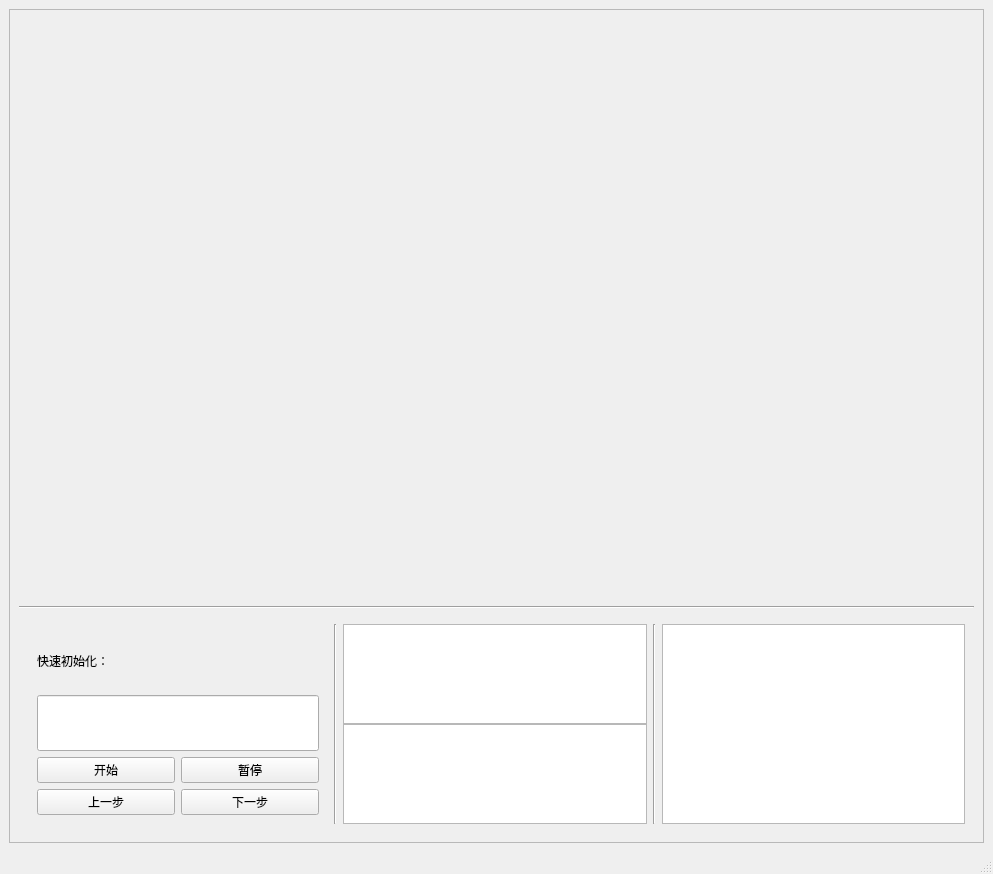
<?xml version="1.0" encoding="UTF-8"?>
<ui version="4.0">
 <class>MainWindow</class>
 <widget class="QMainWindow" name="MainWindow">
  <property name="geometry">
   <rect>
    <x>0</x>
    <y>0</y>
    <width>993</width>
    <height>874</height>
   </rect>
  </property>
  <property name="windowTitle">
   <string>冒泡排序与循环不变量</string>
  </property>
  <widget class="QWidget" name="centralwidget">
   <layout class="QHBoxLayout" name="horizontalLayout">
    <item>
     <widget class="QScrollArea" name="scrollArea">
      <property name="widgetResizable">
       <bool>true</bool>
      </property>
      <widget class="QWidget" name="scrollAreaWidgetContents">
       <property name="geometry">
        <rect>
         <x>0</x>
         <y>0</y>
         <width>969</width>
         <height>799</height>
        </rect>
       </property>
       <layout class="QHBoxLayout" name="horizontalLayout_2">
        <item>
         <layout class="QVBoxLayout" name="verticalLayout">
          <item>
           <widget class="QWidget" name="WorkArea" native="true">
            <property name="sizePolicy">
             <sizepolicy hsizetype="Expanding" vsizetype="Expanding">
              <horstretch>0</horstretch>
              <verstretch>0</verstretch>
             </sizepolicy>
            </property>
            <layout class="QHBoxLayout" name="horizontalLayout_5">
             <item>
              <layout class="QVBoxLayout" name="WorkLayout"/>
             </item>
            </layout>
           </widget>
          </item>
          <item>
           <widget class="Line" name="line">
            <property name="orientation">
             <enum>Qt::Horizontal</enum>
            </property>
           </widget>
          </item>
          <item>
           <widget class="QWidget" name="widget_2" native="true">
            <property name="minimumSize">
             <size>
              <width>0</width>
              <height>200</height>
             </size>
            </property>
            <layout class="QHBoxLayout" name="horizontalLayout_3">
             <item>
              <widget class="QWidget" name="widget" native="true">
               <property name="sizePolicy">
                <sizepolicy hsizetype="Fixed" vsizetype="Preferred">
                 <horstretch>0</horstretch>
                 <verstretch>0</verstretch>
                </sizepolicy>
               </property>
               <property name="minimumSize">
                <size>
                 <width>300</width>
                 <height>0</height>
                </size>
               </property>
               <layout class="QVBoxLayout" name="verticalLayout_3">
                <item>
                 <layout class="QVBoxLayout" name="verticalLayout_2">
                  <item>
                   <widget class="QLabel" name="label">
                    <property name="sizePolicy">
                     <sizepolicy hsizetype="Preferred" vsizetype="Minimum">
                      <horstretch>0</horstretch>
                      <verstretch>0</verstretch>
                     </sizepolicy>
                    </property>
                    <property name="maximumSize">
                     <size>
                      <width>16777215</width>
                      <height>16777215</height>
                     </size>
                    </property>
                    <property name="text">
                     <string>快速初始化：</string>
                    </property>
                   </widget>
                  </item>
                  <item>
                   <widget class="QLineEdit" name="IntialSize">
                    <property name="sizePolicy">
                     <sizepolicy hsizetype="Expanding" vsizetype="Preferred">
                      <horstretch>0</horstretch>
                      <verstretch>0</verstretch>
                     </sizepolicy>
                    </property>
                   </widget>
                  </item>
                 </layout>
                </item>
                <item>
                 <layout class="QGridLayout" name="gridLayout_2">
                  <item row="0" column="0">
                   <widget class="QPushButton" name="StartBTN">
                    <property name="sizePolicy">
                     <sizepolicy hsizetype="Preferred" vsizetype="Fixed">
                      <horstretch>0</horstretch>
                      <verstretch>0</verstretch>
                     </sizepolicy>
                    </property>
                    <property name="minimumSize">
                     <size>
                      <width>93</width>
                      <height>0</height>
                     </size>
                    </property>
                    <property name="text">
                     <string>开始</string>
                    </property>
                   </widget>
                  </item>
                  <item row="1" column="0">
                   <widget class="QPushButton" name="PrvBTN">
                    <property name="text">
                     <string>上一步</string>
                    </property>
                   </widget>
                  </item>
                  <item row="1" column="1">
                   <widget class="QPushButton" name="NextBTN">
                    <property name="text">
                     <string>下一步</string>
                    </property>
                   </widget>
                  </item>
                  <item row="0" column="1">
                   <widget class="QPushButton" name="PauseBTN">
                    <property name="sizePolicy">
                     <sizepolicy hsizetype="Preferred" vsizetype="Fixed">
                      <horstretch>0</horstretch>
                      <verstretch>0</verstretch>
                     </sizepolicy>
                    </property>
                    <property name="text">
                     <string>暂停</string>
                    </property>
                   </widget>
                  </item>
                 </layout>
                </item>
               </layout>
              </widget>
             </item>
             <item>
              <widget class="Line" name="line_2">
               <property name="orientation">
                <enum>Qt::Vertical</enum>
               </property>
              </widget>
             </item>
             <item>
              <widget class="QWidget" name="widget_3" native="true">
               <property name="sizePolicy">
                <sizepolicy hsizetype="Expanding" vsizetype="Preferred">
                 <horstretch>0</horstretch>
                 <verstretch>0</verstretch>
                </sizepolicy>
               </property>
               <layout class="QHBoxLayout" name="horizontalLayout_4">
                <property name="spacing">
                 <number>0</number>
                </property>
                <property name="leftMargin">
                 <number>0</number>
                </property>
                <property name="topMargin">
                 <number>0</number>
                </property>
                <property name="rightMargin">
                 <number>0</number>
                </property>
                <property name="bottomMargin">
                 <number>0</number>
                </property>
                <item>
                 <layout class="QVBoxLayout" name="verticalLayout_4">
                  <property name="sizeConstraint">
                   <enum>QLayout::SetFixedSize</enum>
                  </property>
                  <item>
                   <widget class="QTextBrowser" name="ABrower">
                    <property name="sizePolicy">
                     <sizepolicy hsizetype="Expanding" vsizetype="Minimum">
                      <horstretch>0</horstretch>
                      <verstretch>0</verstretch>
                     </sizepolicy>
                    </property>
                    <property name="minimumSize">
                     <size>
                      <width>0</width>
                      <height>100</height>
                     </size>
                    </property>
                    <property name="maximumSize">
                     <size>
                      <width>16777215</width>
                      <height>100</height>
                     </size>
                    </property>
                   </widget>
                  </item>
                  <item>
                   <widget class="QTextBrowser" name="CBrower">
                    <property name="sizePolicy">
                     <sizepolicy hsizetype="Expanding" vsizetype="Minimum">
                      <horstretch>0</horstretch>
                      <verstretch>0</verstretch>
                     </sizepolicy>
                    </property>
                    <property name="minimumSize">
                     <size>
                      <width>0</width>
                      <height>100</height>
                     </size>
                    </property>
                    <property name="maximumSize">
                     <size>
                      <width>16777215</width>
                      <height>100</height>
                     </size>
                    </property>
                   </widget>
                  </item>
                 </layout>
                </item>
               </layout>
              </widget>
             </item>
             <item>
              <widget class="Line" name="line_3">
               <property name="orientation">
                <enum>Qt::Vertical</enum>
               </property>
              </widget>
             </item>
             <item>
              <widget class="QWidget" name="widget_4" native="true">
               <property name="sizePolicy">
                <sizepolicy hsizetype="Expanding" vsizetype="Preferred">
                 <horstretch>0</horstretch>
                 <verstretch>0</verstretch>
                </sizepolicy>
               </property>
               <layout class="QVBoxLayout" name="verticalLayout_5">
                <property name="spacing">
                 <number>0</number>
                </property>
                <property name="leftMargin">
                 <number>0</number>
                </property>
                <property name="topMargin">
                 <number>0</number>
                </property>
                <property name="rightMargin">
                 <number>0</number>
                </property>
                <property name="bottomMargin">
                 <number>0</number>
                </property>
                <item>
                 <widget class="QTextBrowser" name="textBrowser_3">
                  <property name="sizePolicy">
                   <sizepolicy hsizetype="Expanding" vsizetype="Preferred">
                    <horstretch>0</horstretch>
                    <verstretch>0</verstretch>
                   </sizepolicy>
                  </property>
                  <property name="maximumSize">
                   <size>
                    <width>16777215</width>
                    <height>16777215</height>
                   </size>
                  </property>
                 </widget>
                </item>
               </layout>
              </widget>
             </item>
            </layout>
           </widget>
          </item>
         </layout>
        </item>
       </layout>
      </widget>
     </widget>
    </item>
   </layout>
  </widget>
  <widget class="QMenuBar" name="menubar">
   <property name="geometry">
    <rect>
     <x>0</x>
     <y>0</y>
     <width>993</width>
     <height>26</height>
    </rect>
   </property>
  </widget>
  <widget class="QStatusBar" name="statusbar"/>
 </widget>
 <resources/>
 <connections/>
</ui>
